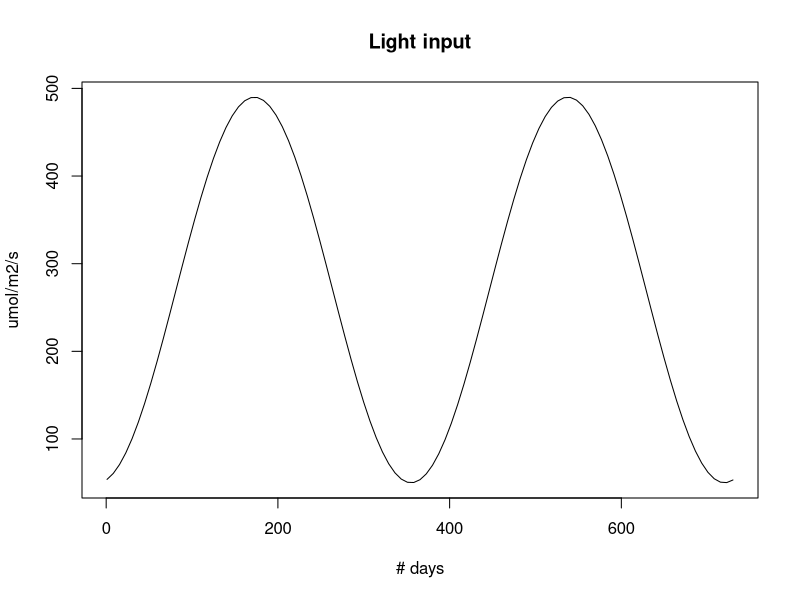
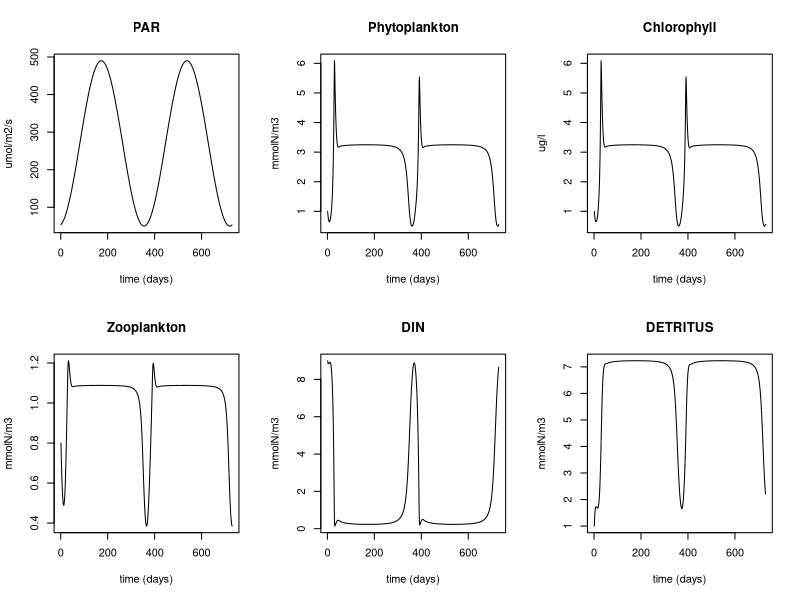

Here is the R script that generated these plots, in order:
## ---- chunk 1
knitr::opts_chunk$set(echo = TRUE)
## ---- chunk 2
light_function <- function(x){
  t <- x
  0.5 * (540 + 440 * sin(2 * pi * t / 365 - 1.4))
}

curve(light_function(x), 
      from = 1, to = 730, 
      ylab = "umol/m2/s", 
      xlab = "# days", 
      main = "Light input")
## ---- chunk 3
NPZD_model <- function(t, states, parms){
  
  #unpack states
  PHYTO <- states[1]
  ZOO <- states[2]
  DET <- states[3]
  DIN <- states[4]
  
  #unpack parms
  maxUptake <- parms[1]
  kspar <- parms[2] #light exctinction
  ksdin <- parms[3] #nitrogen influence on uptake
  maxGrazing <- parms[4] #phytoplankton grazing influence
  ksphyto <- parms[5] 
  pFeces <- parms[6] #bad feeding
  excretionRate <- parms[7]
  mortalityRate <- parms[8]
  mineralizationRate <- parms[9]
  Chl_Nratio <- parms[10]
  
  #Calculate the environment (note that this depends on time)
  #50% of light is PAR
  PAR <- 0.5 * (540 + 440 * sin(2 * pi * t / 365 - 1.4)) 
  
  #calculate fluxes
  fDIN <- DIN / (DIN + ksdin) #mikella smitten or modod
  fLight <- PAR / (PAR + kspar)
  uptake <- maxUptake * PHYTO * fDIN * fLight #min(c(fDIN, fLight))  Liebig law of the minimum 
  
  fPHYTO <- PHYTO / (PHYTO + ksphyto) 
  grazing <- maxGrazing * ZOO * fPHYTO
  
  feces_production <- grazing * pFeces
  
  excretion <- excretionRate * ZOO
  
  zoo_mortality <- mortalityRate * ZOO^2
  
  mineralization <- mineralizationRate * DET
  
  #calculate extra outputs
  Chlorophyll <- PHYTO * Chl_Nratio
  
  #calculate derivatives
  dPHYTO_dt <- uptake - grazing
  dZOO_dt <- grazing - feces_production - zoo_mortality - excretion
  dDETRITUS_dt <- zoo_mortality + feces_production - mineralization
  dDIN_dt <- excretion + mineralization - uptake

 #return the list of derivatives plus any other variables that you are interested in
  
  return(list(c(dPHYTO_dt = dPHYTO_dt, # the rates of change
                dZOO_dt = dZOO_dt,
                dDETRITUS_dt = dDETRITUS_dt,
                dDIN_dt = dDIN_dt),
              # other output variables
              c(Chlorophyll = Chlorophyll, 
                PAR = PAR)))         
}

## ---- chunk 4
parms <- c(
  1.0,  #maxUptake INSERT UNITS
  120,  #kspar INSERT UNITS
  0.5,  #ksdin INSERT UNITS
  1.0,  #maxGrazing INSERT UNITS
  1.0,    #ksphyto INSERT UNITS
  0.3,  #pFaeces INSERT UNITS
  0.1,  #excretionRate INSERT UNITS
  0.4,  #mortalityRate INSERT UNITS
  0.1,  #mineralizationRate INSERT UNITS
  1.0)    #Chl_Nratio INSERT UNITS
## ---- chunk 5
yini <- c(
  PHYTO = 1, #INSERT UNITS
  ZOO = 0.8,  #INSERT UNITS
  DETRITUS = 1,  #INSERT UNITS
  DIN = 9)  #INSERT UNITS
## ---- chunk 6
#Use DeSolve to integrate 
library(deSolve)

simulation_time <- 365 * 2
dt <- 1
times <- seq(1, simulation_time, by = dt)

output <- ode(y = yini, times = times, func = NPZD_model, parms = parms, method = "ode45")
## ---- chunk 7
#Plot the model output
#First convert output to a data frame
output <- as.data.frame(output)
par(mfrow = c(2, 3))
plot(times, output$PAR, xlab = "time (days)", ylab = "umol/m2/s", main = "PAR", type = "l")
plot(times, output$PHYTO, xlab="time (days)", ylab ="mmolN/m3", main = "Phytoplankton", type = "l")
plot(times, output$Chlorophyll, xlab = "time (days)", ylab = "ug/l", main = "Chlorophyll", type = "l")
plot(times, output$ZOO, xlab = "time (days)", ylab = "mmolN/m3", main = "Zooplankton", type = "l")
plot(times, output$DIN, xlab = "time (days)", ylab = "mmolN/m3",main="DIN", type = "l")
plot(times, output$DETRITUS, xlab = "time (days)", ylab = "mmolN/m3", main = "DETRITUS", type = "l")
